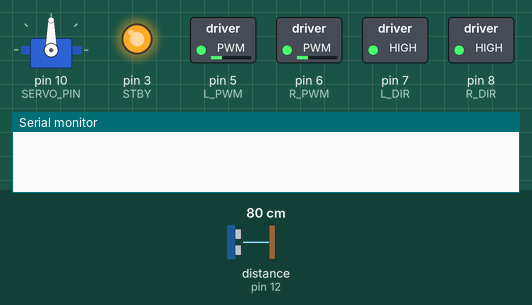
Bench run of a sketch on a simulated Arduino Uno, built with avr-gcc and run on an emulated ATmega328P. On the bench: servo, switched loads named in the sketch (green lamp = pin HIGH), output pins drawn as LEDs (lit = HIGH), the last lines printed to the serial monitor. Wiring (inferred from the names in the program): ultrasonic range finder: trigger pin 13; echo pin 12. Dashed ring = blinking. The test bench sets the inputs (shaded band); at power-on: distance to the obstacle (sensor on pin 12) 80 cm. The echo pulse lasts 58.3 µs per cm; pins used as bus, display or sensor lines are not drawn.

Above: at 1.2 s.
1.3 s: distance to the obstacle (sensor on pin 12) set to 2 cm
At 3.0 s:
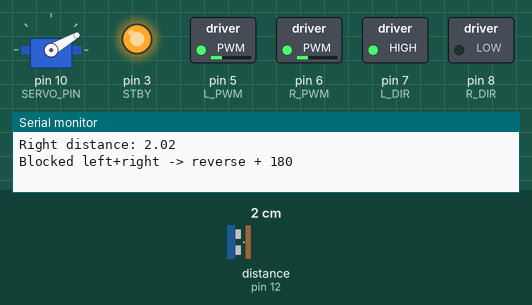
4.3 s: distance to the obstacle (sensor on pin 12) set to 35 cm
At 5.8 s:
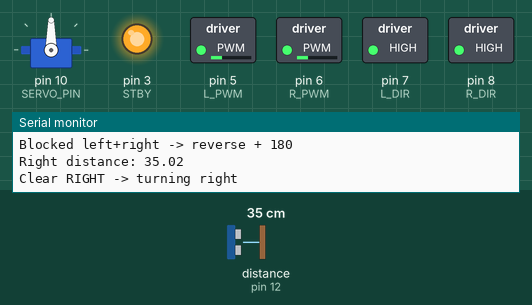
6.6 s: distance to the obstacle (sensor on pin 12) set to 4 cm
At 9.03 s:
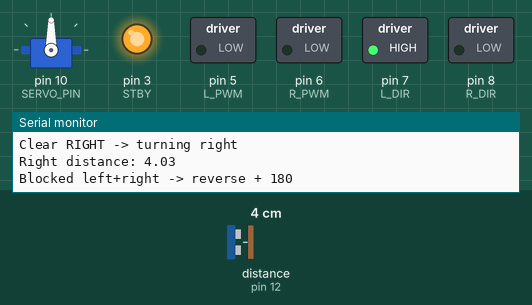
9.6 s: distance to the obstacle (sensor on pin 12) set to 60 cm
At 10.0 s:
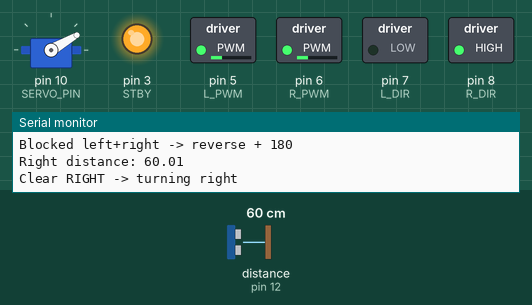
Timing chart, 0 to 12.6 s (numbered marks = the images above; inputs shaded):
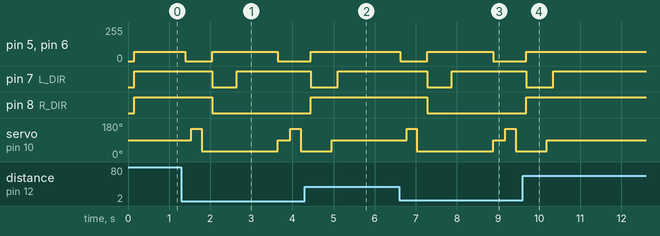

Measured:
- after the input at 1.3 s, pin 5 (L_PWM), pin 6 (R_PWM): 70/255 → 0/255 after 0.09 s, → 70/255 0.65 s later, → 0/255 1.6 s later
- after the input at 4.3 s, pin 5 (L_PWM), pin 6 (R_PWM): goes on until 4.5 s, then stays 70/255; pin 8 (R_DIR): LOW → HIGH after 0.15 s
- after the input at 6.6 s, pin 5 (L_PWM), pin 6 (R_PWM): 70/255 → 0/255 at once, → 70/255 0.65 s later, → 0/255 1.6 s later
- after the input at 9.6 s, pin 5 (L_PWM), pin 6 (R_PWM): goes on until 9.7 s, then stays 70/255; pin 8 (R_DIR): LOW → HIGH after 0.09 s

The sketch:

_ObstacleAvoidance.ino
```cpp
#include <Servo.h>                 // Servo library (used to rotate the ultrasonic sensor)

// =====================================================
//      OBSTACLE AVOIDANCE (SERVO SCAN + ULTRASONIC)
//      Logic: Forward check -> Left check -> Right check
//             If both blocked -> reverse + 180 turn
// =====================================================

// ---------------- Servo ----------------
Servo scanServo;                   // Servo object for scanning left/right
const int SERVO_PIN = 10;          // Servo signal pin

// ---------------- Ultrasonic pins ----------------
const int TRIG_PIN = 13;           // Trigger sends the pulse
const int ECHO_PIN = 12;           // Echo receives the reflection

// ---------------- Motor driver pins ----------------
const int L_PWM = 5;               // Left motor speed (PWM)
const int L_DIR = 7;               // Left motor direction
const int R_PWM = 6;               // Right motor speed (PWM)
const int R_DIR = 8;               // Right motor direction
const int STBY  = 3;               // Motor driver enable

// ---------------- Tuning values ----------------
const int SAFE_CM = 25;            // Minimum safe distance before avoiding
const int DRIVE_SPD = 70;          // Normal movement speed
const int TURN_SPD  = 70;          // Turning speed

void setup() {
  Serial.begin(9600);              // Debug output

  // Servo setup
  scanServo.attach(SERVO_PIN);     // Connect servo to pin 10

  // Ultrasonic setup
  pinMode(TRIG_PIN, OUTPUT);       // Trigger is output
  pinMode(ECHO_PIN, INPUT);        // Echo is input

  // Motor setup
  pinMode(L_PWM, OUTPUT);
  pinMode(L_DIR, OUTPUT);
  pinMode(R_PWM, OUTPUT);
  pinMode(R_DIR, OUTPUT);
  pinMode(STBY, OUTPUT);

  digitalWrite(STBY, HIGH);        // Enable motor driver
  stopMotors();                    // Start stopped
}

void loop() {

  // =================================================
  // 1) CHECK FRONT
  // =================================================
  scanServo.write(90);             // Face forward
  delay(150);                      // Let servo settle

  float front = getDistanceCM();   // Read distance ahead

  // 0 means "no echo / out of range" -> treat as clear
  if (front == 0 || front >= SAFE_CM) {
    forward(DRIVE_SPD);            // Keep moving
    return;
  }

  // Something is too close
  stopMotors();
  delay(150);

  // =================================================
  // 2) CHECK LEFT FIRST
  // =================================================
  scanServo.write(150);            // Look left
  delay(250);

  float leftD = getDistanceCM();
  if (leftD == 0) leftD = 300;     // Treat out-of-range as clear

  if (leftD > SAFE_CM) {
    Serial.println("Clear LEFT -> turning left");
    turnLeft(TURN_SPD);
    delay(500);
    return;
  }

  // =================================================
  // 3) THEN CHECK RIGHT
  // =================================================
  scanServo.write(30);             // Look right
  delay(250);

  float rightD = getDistanceCM();
  if (rightD == 0) rightD = 300;   // Treat out-of-range as clear

  Serial.print("Right distance: ");
  Serial.println(rightD);

  if (rightD > SAFE_CM) {
    Serial.println("Clear RIGHT -> turning right");
    turnRight(TURN_SPD);
    delay(500);
    return;
  }

  // =================================================
  // 4) BOTH SIDES BLOCKED -> ESCAPE MOVE
  // =================================================
  Serial.println("Blocked left+right -> reverse + 180");

  backward(DRIVE_SPD);
  delay(600);

  // 180-degree turn (tune delay to match your robot)
  turnLeft(TURN_SPD);
  delay(1000);

  stopMotors();
}

// =====================================================
// Ultrasonic distance function (cm)
// Returns 0 if no echo received / out of range
// =====================================================
float getDistanceCM() {
  digitalWrite(TRIG_PIN, LOW);
  delayMicroseconds(2);

  digitalWrite(TRIG_PIN, HIGH);
  delayMicroseconds(10);
  digitalWrite(TRIG_PIN, LOW);

  long t = pulseIn(ECHO_PIN, HIGH, 25000);  // Timeout ~25ms
  if (t == 0) return 0;

  float cm = (t * 0.0343f) / 2.0f;          // Convert time to distance
  if (cm > 300) return 0;                   // Ignore weird far readings

  return cm;
}

// =====================================================
// Motor helpers
// =====================================================
void forward(int s){
  digitalWrite(L_DIR, HIGH);  analogWrite(L_PWM, s);
  digitalWrite(R_DIR, HIGH);  analogWrite(R_PWM, s);
}

void backward(int s){
  digitalWrite(L_DIR, LOW);   analogWrite(L_PWM, s);
  digitalWrite(R_DIR, LOW);   analogWrite(R_PWM, s);
}

void turnLeft(int s){
  digitalWrite(L_DIR, HIGH);  analogWrite(L_PWM, s);
  digitalWrite(R_DIR, LOW);   analogWrite(R_PWM, s);
}

void turnRight(int s){
  digitalWrite(L_DIR, LOW);   analogWrite(L_PWM, s);
  digitalWrite(R_DIR, HIGH);  analogWrite(R_PWM, s);
}

void stopMotors(){
  analogWrite(L_PWM, 0);
  analogWrite(R_PWM, 0);
}
```
